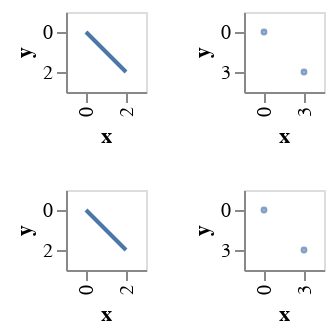

Source (Vega-Lite JSON):
### Vega-Lite specification from a JSON file in a GitHub repository (floating-point values rounded to 4 significant figures)
{"$schema": "https://vega.github.io/schema/vega-lite/v4.json", "width": 1000, "height": 600, "vconcat": [{"hconcat": [{"data": {"name": "source1", "values": [{"x": 0, "y": 0}, {"x": 2, "y": 2}]}, "mark": "line", "encoding": {"x": {"field": "x"}, "y": {"field": "y"}, "size": {"value": 2}}}, {"data": {"name": "source2", "values": [{"x": 0, "y": 0}, {"x": 3, "y": 3}]}, "mark": "point", "encoding": {"x": {"field": "x"}, "y": {"field": "y"}, "size": {"value": 2}}}]}, {"hconcat": [{"data": {"name": "source1", "values": [{"x": 0, "y": 0}, {"x": 2, "y": 2}]}, "mark": "line", "encoding": {"x": {"field": "x"}, "y": {"field": "y"}, "size": {"value": 2}}}, {"data": {"name": "source2", "values": [{"x": 0, "y": 0}, {"x": 3, "y": 3}]}, "mark": "point", "encoding": {"x": {"field": "x"}, "y": {"field": "y"}, "size": {"value": 2}}}]}]}
